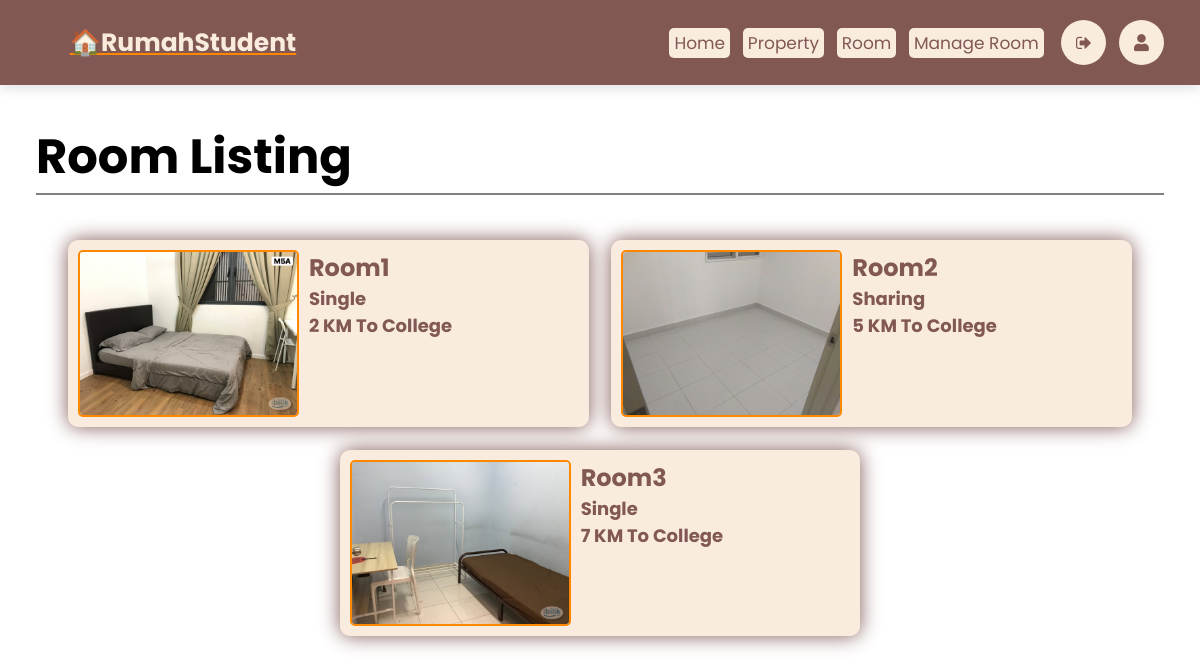
/index/room_list (signed in), run on the app's committed database.
### HouseRental/models.py (models this page shows, shortened)
class Room(models.Model):
    ROOM_TYPE = [
        ('Single', 'Single'),
        ('Sharing', 'Sharing'),
    ]
    FURNISHINGS = [
        ('Fully Furnished', 'Fully Furnished'),
        ('Partially Furnished', 'Partially Furnished'),
        ('Not Furnished', 'Not Furnished'),
    ]
    ROOM_STATUS = [
        ('Available','Available'),
        ('Rented Out','Rented Out'),
    ]
    roomID=models.AutoField(primary_key=True)
    studentID=models.ForeignKey(Student, on_delete=models.CASCADE)
    roomImg=models.ImageField(upload_to='images/room')
    roomTitle=models.CharField(max_length=50)
    roomType=models.CharField(max_length=50, choices=ROOM_TYPE, default='Single')
    roomPrice=models.PositiveIntegerField()
    roomRange=models.PositiveIntegerField()
    roomAddress=models.TextField(max_length=255)
    roomFurnishings=models.CharField(max_length=20, choices=FURNISHINGS)
    roomDesc=models.TextField()
    roomCreateAt=models.DateField(auto_now_add=True)
    roomStatus=models.CharField(max_length=10,choices=ROOM_STATUS, default='Available')

### HouseRental/views.py (the view)
# urls.py: path("room_list",room_list.as_view(), name="room_list"),
class room_list(ListView):
    model = Room
    template_name = 'room_list.html'
    context_object_name = 'rooms'
    def get_queryset(self):
        return Room.objects.filter(roomStatus='Available')
    def get_context_data(self, **kwargs):
        context = super().get_context_data(**kwargs)
        currentuser = self.request.user.student
        room_exists = Room.objects.filter(studentID=currentuser).exists()
        context['room_exists'] = room_exists
        return context

### HouseRental/models.py (called while the page is built)
    @property
    def is_student(self):
        return self.role == 'student'

### HouseRental/templates/room_list.html (shortened to what this page needs)
{% extends 'header.html' %}
{% block content %}
<body>
    <div class="index-head">
        <h1 class="head-title">Room listing</h1>
    </div>
    <hr />
    <div class="content-list">
        <div class="content-container">
            {% for room in rooms %}
            <div class="content-container2">
                <img class="content-img" src="{{ room.roomImg.url }}">
                <div class="content-detail">
                    <a class="content-title" href="{% url 'room_detail' room.pk %}" class="content-title">{{ room.roomTitle }}</a>
                    <h6 class="content-">{{ room.roomType }}</h6>
                    <h6 class="content-">{{ room.roomRange }} KM to college</h6>
                </div>
            </div>
            {% endfor %}
        </div>
    </div>
</body>
{% endblock %}

### HouseRental/templates/header.html (shortened to what this page needs)
<!DOCTYPE html>
<html lang="en">
<head>
    <link rel="stylesheet" href="https://cdnjs.cloudflare.com/ajax/libs/font-awesome/5.15.4/css/all.min.css">
    <link rel="stylesheet" href="https://cdnjs.cloudflare.com/ajax/libs/font-awesome/4.7.0/css/font-awesome.min.css">
</head>
<body>
<header class="header">
  {% if user.is_authenticated and user.is_student %}
    <a href="{% url 'index' %}" class="logo">🏠rumahStudent</a>
  {% elif user.is_authenticated and user.is_admin %}
    <a href="{% url 'admin_panel' %}" class="logo">🏠Dashboard</a>
  {% endif %}
    <div class="icons">
      {% if user.is_authenticated and user.is_student %}
        <a href="{% url 'index' %}">home</a>
        <a href="{% url 'property_list' %}">property</a>
        <a href="{% url 'room_list' %}">room</a>
        {% if room_exists %}
          <a href="{% url 'room_update' request.user.pk %}">manage room</a>
        {% else %}
          <a href="{% url 'room_form' %}">room advertisement</a>
        {% endif %}
        <div onclick="redirectToLogout()" id="login-btn" class="fa fa-sign-out"></div>
        <div onclick="redirectToProfile()" id="login-btn" class="fas fa-user"></div>
      {% elif user.is_authenticated and user.is_admin %}
        <a href="{% url 'admin_student_list' %}">student</a>
        <a href="{% url 'admin_room_list' %}">room</a>
        <a href="{% url 'admin_owner_list' %}">owner</a>
        <a href="{% url 'admin_property_list' %}">property</a>
        <div onclick="redirectToLogout()" id="login-btn" class="fa fa-sign-out"></div>
      {% endif %}
    </div>
</header>
{% block content %}
{% endblock %}
</body>
</html>

### HouseRental/templates/header.html (style rules this page uses)
* { font-family: 'Poppins', sans-serif; margin: 0; padding: 0; -webkit-box-sizing: border-box; box-sizing: border-box; outline: none; border: none; text-decoration: none; text-transform: capitalize; -webkit-transition: .2s linear; transition: .2s linear; }
html { font-size: 62.5%; overflow-x: hidden; scroll-behavior: smooth; }
.header { position: sticky; top: 0; left: 0; right: 0; z-index: 1000; background: #815854; -webkit-box-shadow: 0 0.5rem 1rem rgba(0, 0, 0, 0.1); box-shadow: 0 0.5rem 1rem rgba(0, 0, 0, 0.1); display: -webkit-box; display: -ms-flexbox; display: flex; -webkit-box-align: center; -ms-flex-align: center; align-items: center; -webkit-box-pack: justify; -ms-flex-pack: justify; justify-content: space-between; padding: 2rem 3%; }
.header .logo { margin-left: 3%; font-size: 2.5rem; font-weight: bolder; color: #F9EBDE; text-decoration: underline; text-decoration-color: #FF8800; }
.header .icons a { font-size: 1.7rem; color: #815854; margin: 0 .5rem; background-color: #F9EBDE; padding: .3rem .5rem; border-radius: .5rem; }
#login-btn, #search-btn { cursor: pointer; margin-left: 1rem; height:4.5rem; line-height: 4.5rem; width:4.5rem; text-align: center; font-size: 1.7rem; color: #815854; border-radius: 50%; background: #F9EBDE; text-decoration: none; }

### HouseRental/templates/room_list.html (style rules this page uses)
.index-head { margin: 3%; margin-bottom: 0%; font-size: x-large; }
hr { background-color: grey; width: 94%; height: 2px; margin-left: 3%; }
.content-list { margin: 2%; flex-wrap: wrap; max-width: 100%; }
.content-container { border-radius: 2rem; padding: 10px; flex-wrap: wrap; display: flex; justify-content: center; align-content: center; }
.content-container2 { color: #815854; border-radius: 1rem; background-color: #F9EBDE; padding: 10px; display: flex; margin: 1%; margin-bottom: 1%; width: 46%; box-shadow: 0 0 20px 0 #815854; }
.content-img { border-radius: .5rem; max-width: 221px; height: 100%; border: 2px solid #FF8800 }
.content-detail { width: 100%; padding-left: 10px; }
.content-title { color: #815854; font-weight: bold; text-decoration: non; font-size: x-large; }
h6 { font-size: large; }

### data on the page
Room: roomImg (picture), roomTitle "Room1", roomType "Single", roomRange "2"
Room: roomImg (picture), roomTitle "Room2", roomType "Sharing", roomRange "5"
Room: roomImg (picture), roomTitle "Room3", roomType "Single", roomRange "7"
